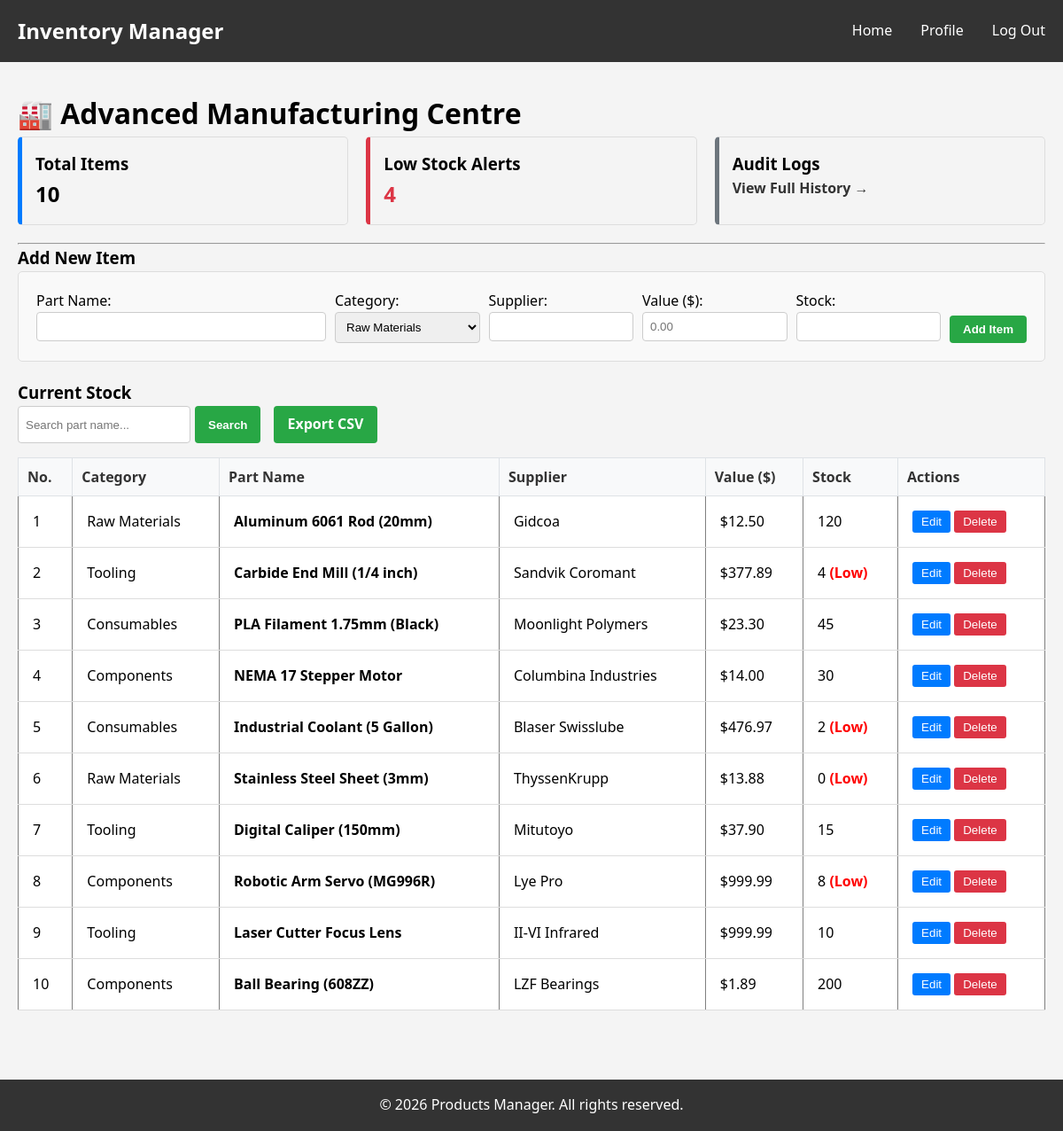
Screenshot of /pages/manage_inventory.php (signed in) with the database file from the repository.
### tables this page shows
CREATE TABLE `inventory` (
    `id` INT AUTO_INCREMENT PRIMARY KEY,
    `part_name` VARCHAR(100) NOT NULL,
    `category` VARCHAR(50) DEFAULT 'General',
    `supplier` VARCHAR(100) DEFAULT 'Unknown',
    `stock_level` INT NOT NULL DEFAULT 0,
    `cost_per_part` FLOAT(5,2),  
    `status` ENUM('active', 'obsolete') DEFAULT 'active',
    `is_deleted` TINYINT(1) DEFAULT 0, 
    `updated_at` TIMESTAMP DEFAULT CURRENT_TIMESTAMP ON UPDATE CURRENT_TIMESTAMP
);

### utils/inventory_logic.php (called while the page is built, shortened)
<?php
function getInventory($conn, $search = '') {
    $items = [];
    try {
        if (!empty($search)) {
            $stmt = $conn->prepare("SELECT * FROM inventory WHERE (part_name LIKE ? OR category LIKE ? OR id = ?) AND is_deleted = 0 ORDER BY id ASC");
            $searchTerm = "%$search%";
            $stmt->bind_param("sss", $searchTerm, $searchTerm, $search);
            $stmt->execute();
            $result = $stmt->get_result();
        } else {
            $result = $conn->query("SELECT * FROM inventory WHERE is_deleted = 0 ORDER BY id ASC");
        }
        while ($row = $result->fetch_assoc()) {
            $items[] = $row;
        }
        return $items;
    } catch (Exception $e) { return []; }
}
?>

### pages/manage_inventory.php (the view, shortened to what this page needs)
<?php
require_once '../config/config.php';
require_once '../utils/inventory_logic.php';
$searchTerm = $_GET['search'] ?? '';
$inventoryItems = getInventory($conn, $searchTerm);
$totalItems = count($inventoryItems);
$lowStockCount = 0;
foreach ($inventoryItems as $item) {
    if ($item['stock_level'] < 10) $lowStockCount++;
}
require_once '../includes/header.php';
?>
<link rel="stylesheet" href="../css/style.css">
<div class="container">
    <h1>🏭 Advanced Manufacturing Centre</h1>
    <div style="display: flex; gap: 20px; margin-bottom: 20px;">
        <div style="flex: 1; padding: 15px; background: #f4f4f4; border: 1px solid #ddd; border-radius: 5px; border-left: 5px solid #007bff;">
            <h3>Total Items</h3>
            <p style="font-size: 24px; font-weight: bold; margin: 0;"><?php echo $totalItems; ?></p>
        </div>
        <div style="flex: 1; padding: 15px; background: #f4f4f4; border: 1px solid #ddd; border-radius: 5px; border-left: 5px solid #dc3545;">
            <h3>Low Stock Alerts</h3>
            <p style="font-size: 24px; font-weight: bold; margin: 0; color: #dc3545;"><?php echo $lowStockCount; ?></p>
        </div>
        <div style="flex: 1; padding: 15px; background: #f4f4f4; border: 1px solid #ddd; border-radius: 5px; border-left: 5px solid #6c757d;">
            <h3>Audit Logs</h3>
            <p><a href="view_audit_logs.php" style="text-decoration: none; color: #333; font-weight: bold;">View Full History &rarr;</a></p>
        </div>
    </div>
    <hr>
    <h3 id="formTitle">Add New Item</h3>
    <form id="inventoryForm" method="POST" action="" style="background: #f9f9f9; padding: 20px; border: 1px solid #ddd; margin-bottom: 20px; border-radius: 5px;">
        <div style="display: flex; gap: 10px; flex-wrap: wrap;">
            <div style="flex: 2;">
                <label>Part Name:</label><br>
                <input type="text" name="part_name" id="inputName" required style="width: 100%; padding: 8px; border: 1px solid #ccc; border-radius: 4px;">
            </div>
            <div style="flex: 1;">
                <label>Category:</label><br>
                <select name="category" id="inputCategory" style="width: 100%; padding: 8px; border: 1px solid #ccc; border-radius: 4px;">
                    <option>Raw Materials</option>
                </select>
            </div>
            <div style="flex: 1;">
                <label>Supplier:</label><br>
                <input type="text" name="supplier" id="inputSupplier" style="width: 100%; padding: 8px; border: 1px solid #ccc; border-radius: 4px;">
            </div>
            <div style="flex: 1;">
                <label>Value ($):</label><br> <input type="number" step="0.01" name="cost_per_part" id="inputcost_per_part" max="10000" placeholder="0.00" required style="width: 100%; padding: 8px; border: 1px solid #ccc; border-radius: 4px;">
            </div>
            <div style="flex: 1;">
                <label>Stock:</label><br>
                <input type="number" name="quantity" id="inputQty" required style="width: 100%; padding: 8px; border: 1px solid #ccc; border-radius: 4px;">
            </div>
            <div style="display: flex; align-items: flex-end;">
                <button type="submit" id="submitBtn" class="btn-green">Add Item</button>
            </div>
        </div>
    </form>
    <h3>Current Stock</h3>
    <form method="GET" style="margin-bottom: 10px; display: flex; gap: 5px;">
        <input type="text" name="search" placeholder="Search part name..." value="<?php echo htmlspecialchars($searchTerm); ?>" style="padding: 8px; border: 1px solid #ccc; border-radius: 4px;">
        <button type="submit" class="btn-green">Search</button>
        <a href="manage_inventory.php?export=true" class="btn-green" style="margin-left: 10px;">Export CSV</a>
    </form>
    <table border="1" cellpadding="10" cellspacing="0" style="width: 100%; border-collapse: collapse; margin-bottom: 30px;">
        <tr style="background: #e9ecef; color: black; font-weight: bold;">
            <th style="padding: 10px; border: 1px solid #dee2e6;">No.</th>
            <th style="padding: 10px; border: 1px solid #dee2e6;">Category</th>
            <th style="padding: 10px; border: 1px solid #dee2e6;">Part Name</th>
            <th style="padding: 10px; border: 1px solid #dee2e6;">Supplier</th>
            <th style="padding: 10px; border: 1px solid #dee2e6;">Value ($)</th> <th style="padding: 10px; border: 1px solid #dee2e6;">Stock</th>
            <th style="padding: 10px; border: 1px solid #dee2e6;">Actions</th>
        </tr>
        <?php if (count($inventoryItems) > 0): ?>
            <?php $rowNumber = 1; ?>
            <?php foreach ($inventoryItems as $item): ?>
                <tr style="border-bottom: 1px solid #eee;">
                    <td><?php echo $rowNumber++; ?></td>
                    <td><?php echo htmlspecialchars($item['category']); ?></td>
                    <td><b><?php echo htmlspecialchars($item['part_name']); ?></b></td>
                    <td><?php echo htmlspecialchars($item['supplier']); ?></td>
                    <td>$<?php echo number_format($item['cost_per_part'], 2); ?></td> <td>
                        <?php echo $item['stock_level']; ?>
                        <?php if($item['stock_level'] < 10) echo " <span style='color:red; font-weight:bold;'>(Low)</span>"; ?>
                    </td>
                    <td>
                        <button class="btn-blue" onclick="editItem(
                            '<?php echo $item['id']; ?>',
                            '<?php echo addslashes($item['part_name']); ?>',
                            '<?php echo $item['stock_level']; ?>',
                            '<?php echo addslashes($item['category']); ?>',
                            '<?php echo addslashes($item['supplier']); ?>',
                            '<?php echo $item['cost_per_part']; ?>'
                        )">Edit</button>
                        <form method="POST" style="display:inline;" onsubmit="return confirm('Delete this item?');">
                            <button class="btn-red">Delete</button>
                        </form>
                    </td>
                </tr>
            <?php endforeach; ?>
        <?php else: ?>
            <tr><td colspan="7" style="text-align: center;">No items found.</td></tr>
        <?php endif; ?>
    </table>
</div>
<?php require_once '../includes/footer.php'; ?>

### includes/header.php
<nav class="navbar">
    <div class="container">
        <h1>Inventory Manager</h1>
        <ul>
            <?php if (isset($_SESSION["username"])): ?>
                <?php if ($_SESSION["role"] === "User"): ?>
                    <li><a href="<?php echo BASE_URL; ?>/pages/index_user.php">Home</a></li>
                <?php elseif ($_SESSION["role"] === "Admin"): ?>
                    <li><a href="<?php echo BASE_URL; ?>/pages/index_admin.php">Home</a></li>
                <?php endif; ?>
                <li><a href="<?php echo BASE_URL; ?>/pages/profile.php">Profile</a></li>
                <li><a href="<?php echo BASE_URL; ?>/pages/logout.php">Log Out</a></li>
            <?php endif; ?>
        </ul>
    </div>
</nav>

### includes/footer.php
<footer>
    <div class="container">
        <p>&copy; <?php echo date('Y'); ?> Products Manager. All rights reserved.</p>
    </div>
</footer>

### css/style.css (style rules this page uses)
* { margin: 0; padding: 0; box-sizing: border-box; }
.container { max-width: 1200px; width: 100%; margin: 0 auto; padding: 0 20px; }
.navbar { background-color: #333; color: white; padding: 1rem 0; margin-bottom: 2rem; width: 100%; }
.navbar .container { display: flex; justify-content: space-between; align-items: center; }
.navbar h1 { font-size: 1.5rem; }
.navbar ul { display: flex; list-style: none; gap: 2rem; }
.navbar a { color: white; text-decoration: none; transition: color 0.3s; }
footer { background-color: #333; color: white; text-align: center; padding: 1rem 0; margin-top: 3rem; width: 100%; }
table { width: 100%; border-collapse: collapse; margin-top: 1rem; background-color: white; }
table th, table td { padding: 1rem; text-align: left; border-bottom: 1px solid #ddd; }
table th { background-color: #f8f9fa; font-weight: bold; color: #333; }

### pages/manage_inventory.php (style rules this page uses)
.btn-green { background-color: #28a745; color: white; border: none; padding: 8px 15px; border-radius: 4px; cursor: pointer; text-decoration: none; font-weight: bold; }
.btn-blue { background-color: #007bff; color: white; border: none; padding: 5px 10px; border-radius: 3px; cursor: pointer; }
.btn-red { background-color: #dc3545; color: white; border: none; padding: 5px 10px; border-radius: 3px; cursor: pointer; }

### rows the page displays
inventory: category "Raw Materials", part_name "Aluminum 6061 Rod (20mm)", supplier "Gidcoa", cost_per_part "12.50", stock_level "120"
inventory: category "Tooling", part_name "Carbide End Mill (1/4 inch)", supplier "Sandvik Coromant", cost_per_part "377.89", stock_level "4", shows "(Low)"
inventory: category "Consumables", part_name "PLA Filament 1.75mm (Black)", supplier "Moonlight Polymers", cost_per_part "23.30", stock_level "45"
inventory: category "Components", part_name "NEMA 17 Stepper Motor", supplier "Columbina Industries", cost_per_part "14.00", stock_level "30"
inventory: category "Consumables", part_name "Industrial Coolant (5 Gallon)", supplier "Blaser Swisslube", cost_per_part "476.97", stock_level "2", shows "(Low)"
inventory: category "Raw Materials", part_name "Stainless Steel Sheet (3mm)", supplier "ThyssenKrupp", cost_per_part "13.88", stock_level "0", shows "(Low)"
inventory: category "Tooling", part_name "Digital Caliper (150mm)", supplier "Mitutoyo", cost_per_part "37.90", stock_level "15"
inventory: category "Components", part_name "Robotic Arm Servo (MG996R)", supplier "Lye Pro", cost_per_part "999.99", stock_level "8", shows "(Low)"
inventory: category "Tooling", part_name "Laser Cutter Focus Lens", supplier "II-VI Infrared", cost_per_part "999.99", stock_level "10"
inventory: category "Components", part_name "Ball Bearing (608ZZ)", supplier "LZF Bearings", cost_per_part "1.89", stock_level "200"

### other values shown
$totalItems "10"
$lowStockCount "4"
